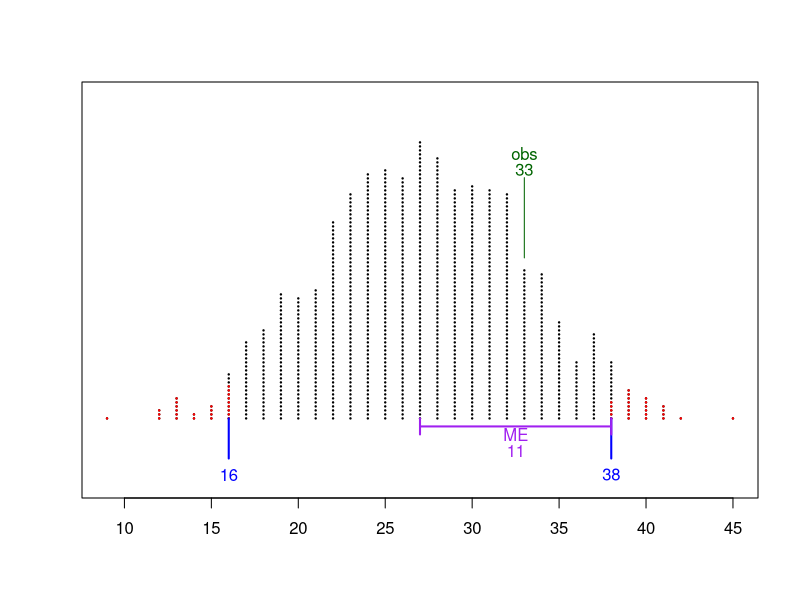

Write R code to recreate this figure.
## ---- chunk 1
# S-IC.A.2: Decide if a specified model is consistent with results from a given data-generating process, e.g., using simulation.

while(T){
    n = sample(6:15,1)
    countwrds = c("one","two","three","four","five","six","seven","eight","nine","ten","eleven",
                "twelve","thirteen","fourteen","fifteen")
    cn = countwrds[n]
    d = sample(c(4,6,8,10,12,20),1)
    sig = sqrt((d^2-1)/12)
    ME = 1.96*sig*sqrt(n)
    EV = (d+1)/2*n
    B1 = round(EV-ME)
    B2 = round(EV+ME)
    x = sample(1:d,n*10000,T)
    xs = matrix(x,1000,byrow = T)
    x = matrix(x,ncol=n)
    tots = sort(apply(x,1,sum))
    
    b1 = tots[251]
    b2 = tots[9750]
    me = round((b2-b1)/2,1)
    
    reps = 1000
    x2 = sample(1:d,n*1000*reps,T)
    xs2 = matrix(x2,ncol=n)
    tots2 = matrix(apply(xs2,1,sum),ncol=1000)
    lows = numeric()
    highs = numeric()
    for(row in 1:reps){
        ts = sort(tots2[row,])
        lows = c(lows,ts[26])
        highs = c(highs,ts[975])
    }
    da = max(c(max(lows)-min(lows),max(highs)-min(highs)))+1
    
    obs = sample(da:(2*da),1)*sample(c(-1,1),1)+sample(c(b1,b2),1)
    isin = abs(obs-EV)<ME
    if(n!=d && !(n==10 && d==6) && B1>12 && obs>n && obs<n*d && me>9 && da<me/2){break}
}



if(isin){
  act = "stay quiet."
  actsol = "10"
  aw = ""
} else {
  act = 'shout "guilty!"'
  actsol = "01"
  aw = "NOT"
}


b1opts = b1+sample(-3:0,1)*da+(0:3)*da
b1al = paste0("* ",b1opts,collapse="\n")
b1sol = paste0(1*(b1opts==b1),collapse="")

b2opts = b2+sample(-3:0,1)*da+(0:3)*da
b2al = paste0("* ",b2opts,collapse="\n")
b2sol = paste0(1*(b2opts==b2),collapse="")

meopts = me+sample(-2:0,1)*da+(0:3)*da
meal = paste0("* ",meopts,collapse="\n")
mesol = paste0(1*(meopts==me),collapse="")

## ---- chunk 2
x = sample(1:d,n*1000,T)
x = matrix(x,ncol=n)
tots = sort(apply(x,1,sum))
b1 = tots[26]
b2 = tots[975]
me = round((b2-b1)/2,1)
## ---- chunk 3
stripchart(tots,method="stack",offset=1,pch=19,cex=0.2,xlim=c(min(c(tots,obs)),max(c(tots,obs))),ylim=c(0.92,1.4),col="black")
stripchart(tots[1:25],method="stack",offset=1,pch=19,cex=0.2,col="red",add=T)
stripchart(tots[976:1000],method="stack",offset=1,pch=19,cex=0.2,col="red",add=T)
text(tots[26],0.93,tots[26],col="blue")
lines(c(tots[26],tots[26]),c(1.0,0.95),col="blue",lwd=2)
text(tots[975],0.93,tots[975],col="blue")
lines(c(tots[975],tots[975]),c(1.0,0.95),col="blue",lwd=2)
x1 = mean(c(b1,b2))
lines(c(x1,x1,x1,b2,b2,b2),c(-0.01,0.01,0,0,0.01,-0.01)+0.99,lwd=2,col="purple")
text(mean(c(x1,b2)),0.98,"ME",col="purple")
text(mean(c(x1,b2)),0.96,(b2-b1)/2,col="purple")
lines(c(obs,obs),c(1.2,1.3),col="darkgreen")
text(obs,1.31,obs,col="darkgreen")
text(obs,1.33,"obs",col="darkgreen")
